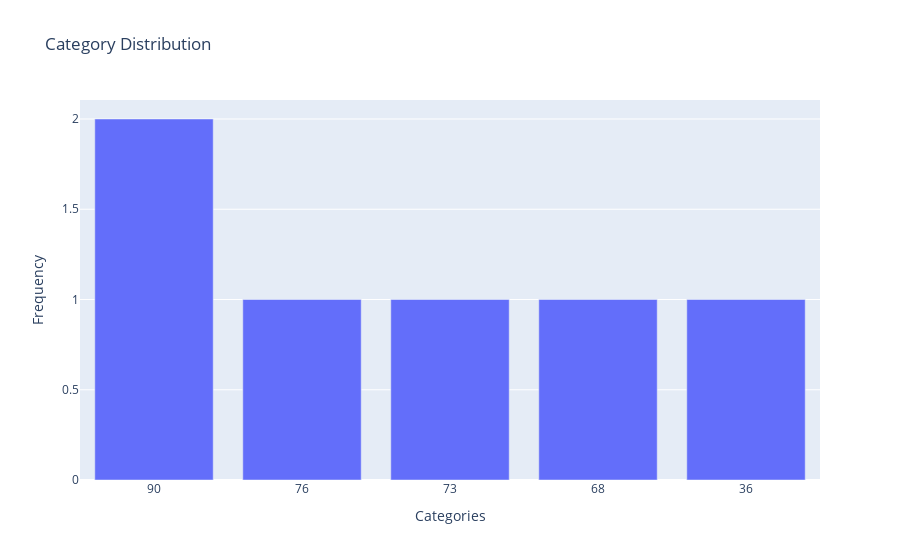

Write notebook code for a chart like this one.
### Code cell
def bar_visualization(category):
    import plotly.graph_objects as go
    keys = list(category.keys())
    values = list(category.values())

    fig = go.Figure(data=[go.Bar(x=keys, y=values)])
    fig.update_layout(title_text='Category Distribution', xaxis_title='Categories', yaxis_title='Frequency')
    fig.show()


bar_visualization(categories)

### Figure 1 — Plotly figure (JSON) as saved in the notebook; plotly's stock layout.template omitted (floating-point values rounded to 4 significant figures)
{"data": [{"type": "bar", "x": ["90", "76", "73", "68", "36"], "y": [2, 1, 1, 1, 1]}], "layout": {"title": {"text": "Category Distribution"}, "xaxis": {"title": {"text": "Categories"}}, "yaxis": {"title": {"text": "Frequency"}}}}
